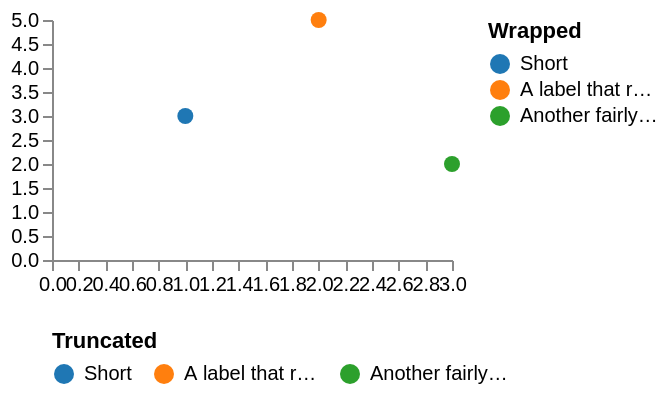

Source (Vega-Lite JSON):
### Vega specification from a JSON file in a GitHub repository (floating-point values rounded to 4 significant figures)
{"$schema": "https://vega.github.io/schema/vega/v6.json", "description": "Symbol legend labels wrapped at labelLimit instead of truncated.", "width": 200, "height": 120, "padding": 5, "autosize": "pad", "data": [{"name": "source", "values": [{"x": 1, "y": 3, "c": "Short"}, {"x": 2, "y": 5, "c": "A label that runs on and on"}, {"x": 3, "y": 2, "c": "Another fairly long label here"}]}], "scales": [{"name": "x", "type": "linear", "domain": {"data": "source", "field": "x"}, "range": "width"}, {"name": "y", "type": "linear", "domain": {"data": "source", "field": "y"}, "range": "height"}, {"name": "color", "type": "ordinal", "range": {"scheme": "category10"}, "domain": {"data": "source", "field": "c"}}], "axes": [{"scale": "x", "orient": "bottom"}, {"scale": "y", "orient": "left"}], "legends": [{"fill": "color", "title": "Wrapped", "orient": "right", "labelLimit": 70, "labelWrap": true}, {"fill": "color", "title": "Truncated", "orient": "bottom", "direction": "horizontal", "labelLimit": 70}], "marks": [{"type": "symbol", "from": {"data": "source"}, "encode": {"update": {"x": {"scale": "x", "field": "x"}, "y": {"scale": "y", "field": "y"}, "fill": {"scale": "color", "field": "c"}}}}]}
